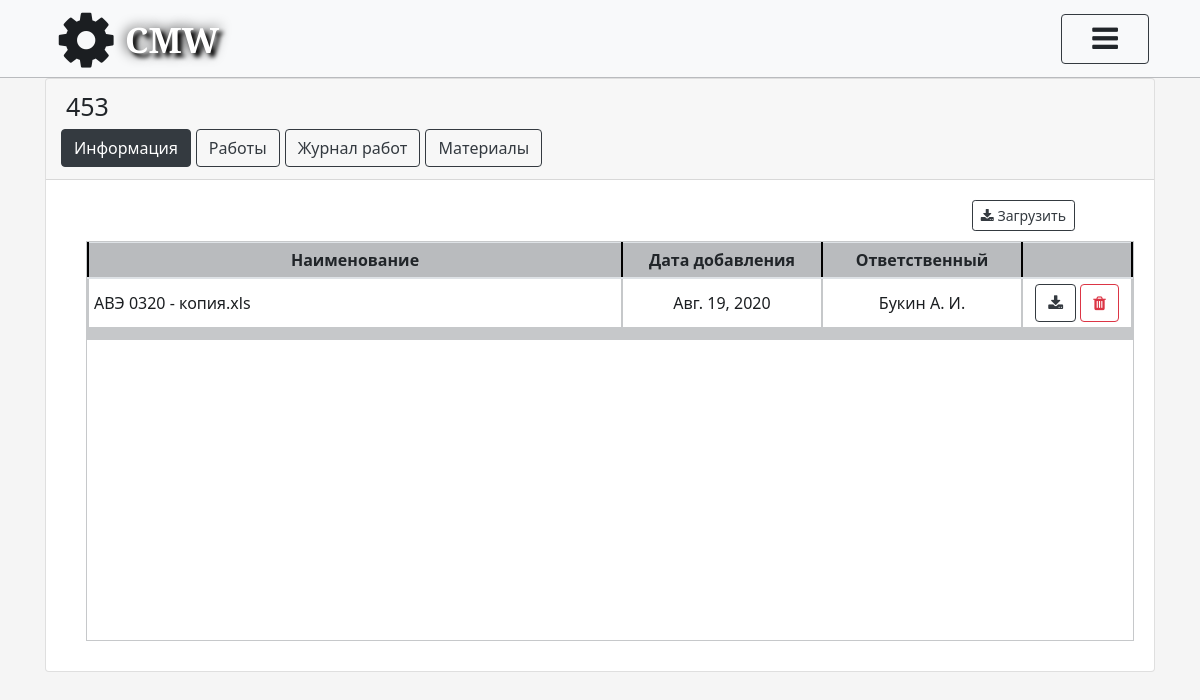
The page /projects/detail/2015-5986-1589274616/objects/453-1597247831/documents_view/ (signed in) on the database as committed earlier.
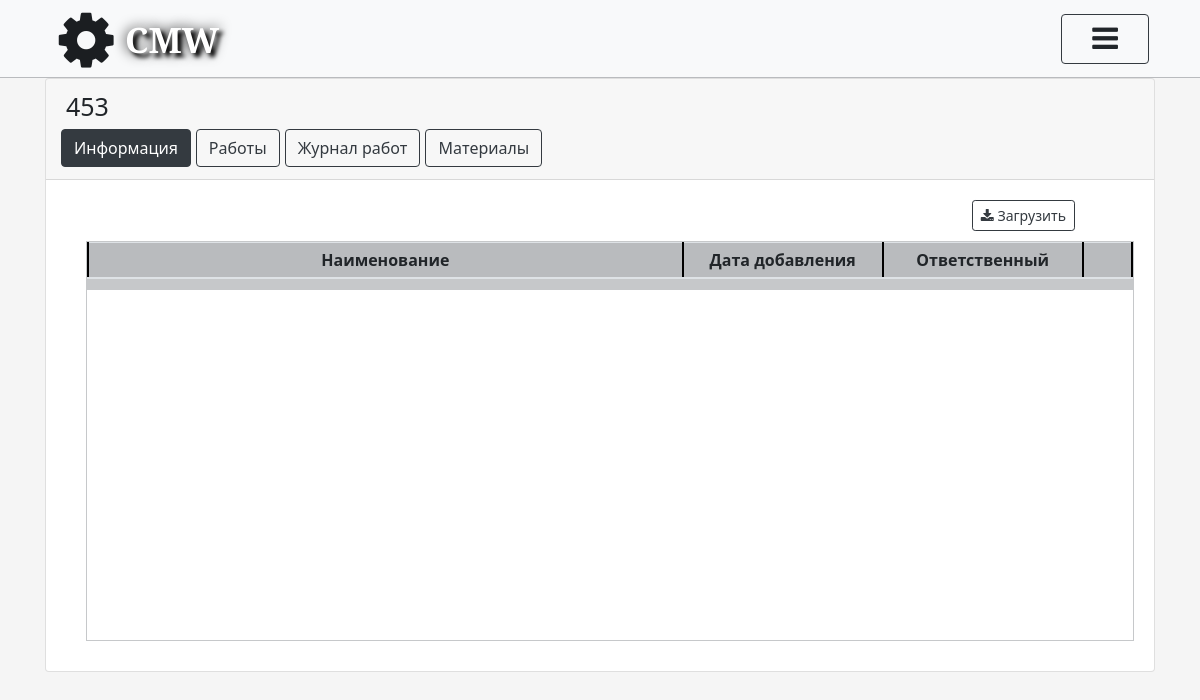
The same page on the database as committed later.
### object/models.py (models this page shows, shortened)
class Documents(models.Model):
    documents = models.FileField(upload_to='documents', null=True, blank=True)
    name_document = models.CharField(max_length=500, verbose_name='Имя', blank=True)
    name_object = models.ForeignKey(Object, on_delete=models.CASCADE, verbose_name='Объект')
    date = models.DateField(verbose_name='Дата загрузки', default=datetime.now, blank=True, null=True)
    senior = models.CharField(max_length=300, verbose_name='Ответственный', blank=True, null=True)
    class Meta:
        verbose_name = "Документ"
        verbose_name_plural = "Документы"

### object/views.py (the view)
# urls.py: path('<str:slug_proj>/objects/<str:slug>/documents_view/', documents_view, name="documents_view"),
def documents_view(request, slug_proj, slug):
    name_object = Object.objects.get(slug__iexact=slug)
    documents = Documents.objects.filter(name_object__slug__exact=slug)
    if not request.user.has_perm('object.delete_documents') or not request.user.has_perm('object.add_documents'):
        return render(request, 'object/documents.html',
                      {'object_list': name_object, 'documents': documents, 'slug_proj': slug_proj, 'slug': slug,
                       'error_perm': 'У вас недостаточно прав', })
    return render(request, 'object/documents.html',
                  {'object_list': name_object, 'documents': documents, 'slug_proj': slug_proj, 'slug': slug})

### project/models.py (called while the page is built)
    def get_full_name(self):
        full_name = '%s %s %s' % (self.last_name, self.first_name, self.patronymic_name)
        return full_name.strip()

    def get_id_position(self):
        id_position = self.ID_Position
        return id_position

    def get_email(self):
        email = self.email
        return email

### templates/object/documents.html (shortened to what the changed rows need)
{% extends 'card_object.html' %}
{% load static %}
{% block add_style %}
    <link rel="stylesheet" href="{% static 'css/plan_work.css' %}">
    <link rel="stylesheet" href="{% static 'css/objects_table.css' %}">
    <link rel="stylesheet" href="{% static 'css/materials_view.css' %}">
{% endblock %}
{% block info %}
    {% if user.is_authenticated %}
        <section class="table_position_works">
            <div class="nav_object btns_materials">
                <div class="zone_table_works posts">
                    <table class="table table-sm ">
                        <thead class="high">
                        <tr>
                            <th scope="col" style=" vertical-align: middle" class="higher">Наименование</th>
                            <th scope="col" style=" vertical-align: middle; width: 200px" class="higher">Дата добавления</th>
                            <th scope="col" style=" vertical-align: middle; width: 200px" class="higher">Ответственный</th>
                            <th scope="col" style="text-align: center; vertical-align: middle"
                                class="higher"></th>
                        </tr>
                        </thead>
                        <tbody>
                        {% for table in documents %}
                            <tr class="str" style="transition: all 0.1s ease;">
                                <td class="full_str_td" style=" vertical-align: middle; text-align: left;">
                                    <a href="{{ table.documents.url }} "
                                       class="full_str_a">{{ table.name_document }}
                                    </a></td>
                                <td class="full_str_td" style=" vertical-align: middle; text-align: center;">
                                    <a href="{{ table.documents.url }} "
                                       class="full_str_a">{{ table.date }}
                                    </a></td>
                                <td class="full_str_td" style=" vertical-align: middle; text-align: center;">
                                    <a href="{{ table.documents.url }} "
                                       class="full_str_a">{{ table.senior }}
                                    </a></td>
                                <td class="full_str_td" style=" vertical-align: middle; width: 110px">
                                    <a href="{{ table.documents.url }} " download
                                       class="btn btn-outline-dark " title="Скачать документ">
                                        <i class="fa fa-download" aria-hidden="true"></i> </a>
                                    {% if not error_perm %}
                                        <a href="{% url 'object:documents_delete' slug_proj slug table.pk %}"
                                           class="btn btn-outline-danger" title="Удалить документ">
                                            <i class="fa fa-trash" aria-hidden="true"></i> </a>
                                    {% endif %}
                                </td>
                            </tr>
                        {% endfor %}
                        </tbody>
                    </table>
                </div>
            </div>
        </section>
    {% else %}
        {% include 'registration/errorPage_auth.html' %}
    {% endif %}
{% endblock %}

Rows that differ between the two databases and show on the page:
removed Documents: name_document "АВЭ 0320 - копия.xls", date "Авг. 19, 2020", senior "Букин А. И."
